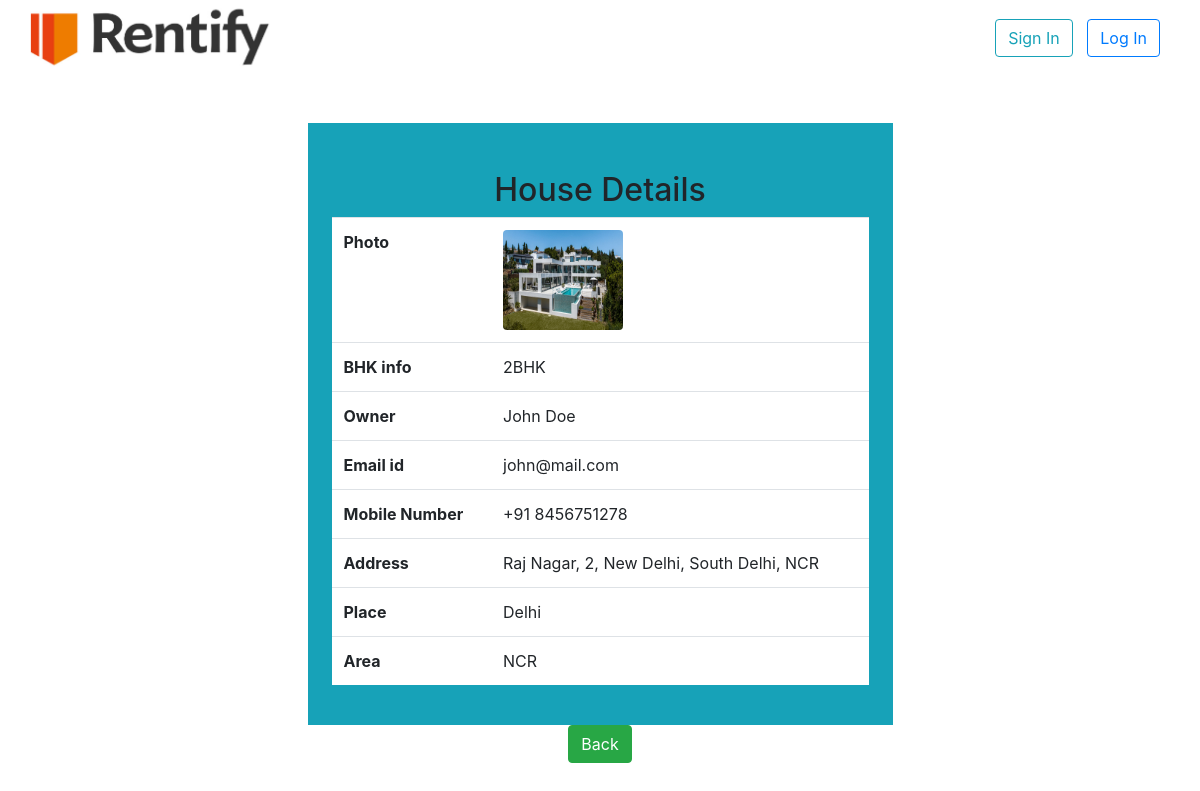
Page /View/3 on the committed database.
### app/models.py (models this page shows)
class House(models.Model):
    bhk=models.CharField(max_length=30)
    photo=models.ImageField(upload_to="uploads",default="a.png")
    email=models.EmailField(unique=True)
    owner_name = models.CharField(max_length=100)
    mobile_number = models.CharField(max_length=15)
    address=models.CharField(max_length=255)
    place=models.CharField(max_length=255)
    area=models.CharField(max_length=255)

### app/views.py (the view)
# urls.py: path('View/<eid>', views.ViewHouse),
def ViewHouse(request,eid=None):
    mydict={}
    one_rec = House.objects.get(pk=eid)
    mydict['House']=one_rec
    return render(request,'''View.html''',mydict)

### app/templates/View.html (shortened to what this page needs)
<!DOCTYPE html>
<html lang="en">
<head>
    <link rel="stylesheet" href="https://cdn.jsdelivr.net/npm/bootstrap@4.6.1/dist/css/bootstrap.min.css">
</head>
<body>
    <div
    class="header"
    style="
      display: flex;
      justify-content: space-between;
      align-content: center;
    "
  >
    <div class="left" style="margin-left: 15px">
      <img src="/static/rentify.png" height="75px" width="270px" />
    </div>
    <div
      class="right"
      style="align-items: center; align-content: center; margin-right: 35px"
    >
      <a href="/signin" class="btn btn-outline-info" style="margin: 5px"
        >Sign In</a
      >
      <a href="/login" class="btn btn-outline-primary" style="margin: 5px"
        >Log In</a
      >
    </div>
  </div>
<div class="container-fluid my-5">
    <div class="w-50 m-auto p-4 bg-info ">
        <h2 class="text-center mt-4"> House Details</h2>
        <table class="table bg-white">
            <tr>
                <th>Photo</th>
                <td><img src="/media/{{House.photo}} " class="rounded  d-block" height="100px" width="120px"></td>
            </tr>
            <tr>
                <th>BHK info</th>
                <td>{{House.bhk}}</td>
            </tr>
            <tr>
                    <th>Owner</th>
                    <td>{{House.owner_name}}</td>
            </tr>
            <tr>
                <th>Email id</th>
                <td>{{House.email}}</td>
            </tr>
            <tr>
                <th>Mobile Number</th>
                <td>{{House.mobile_number}}</td>
            </tr>
            <tr>
                <th>Address</th>
                <td>{{House.address}}</td>
            </tr>
            <tr>
                <th>Place</th>
                <td>{{House.place}}</td>
            </tr>
            <tr>
                <th>Area</th>
                <td>{{House.area}}</td>
            </tr>
        </table>
    </div>
    <div class="text-center">
        </button><a href="/" class="btn btn-success"> Back </button></a>
    </div>
</div>
</body>
</html>

### rows in the picture
House: photo (picture), bhk "2BHK", owner_name "John Doe", email "john@mail.com", mobile_number "+91 8456751278", address "Raj Nagar, 2, New Delhi, South Delhi, NCR", place "Delhi", area "NCR"
